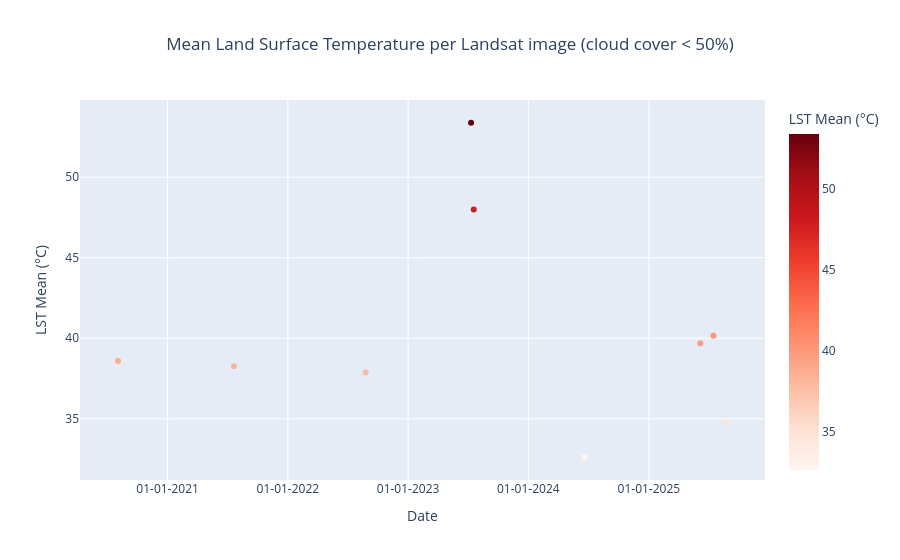

The notebook cell this image was saved under:
### Markdown cell above
### Plot LST mean values over time

### Code cell
df_lst = pd.DataFrame({"Date": lst_dates, "LST_mean": mean_values_lst})
fig = px.scatter(
    df_lst, x="Date", y="LST_mean",
    labels={"Date": "Date", "LST_mean": "LST Mean (°C)"},
    title="Mean Land Surface Temperature per Landsat image (cloud cover < 50%)",
    color="LST_mean",
    color_continuous_scale="Reds",
)
fig.update_layout(title_x=0.5)
fig.update_xaxes(tickformat="%d-%m-%Y")
fig.show()

### Figure 1 — Plotly figure (JSON) as saved in the notebook; plotly's stock layout.template omitted (floating-point values rounded to 4 significant figures)
{"data": [{"hovertemplate": "Date=%{x}<br>LST Mean (°C)=%{marker.color}<extra></extra>", "legendgroup": "", "marker": {"color": [38.59, NaN, NaN, NaN, 38.26, NaN, NaN, NaN, NaN, NaN, NaN, NaN, NaN, NaN, NaN, NaN, NaN, 37.87, NaN, NaN, NaN, NaN, NaN, NaN, NaN, NaN, NaN, 53.38, NaN, 48.0, NaN, NaN, NaN, NaN, NaN, 32.61, NaN, NaN, NaN, NaN, NaN, NaN, NaN, 39.68, NaN, 40.16, NaN, NaN, 34.79, NaN, NaN, NaN], "coloraxis": "coloraxis", "symbol": "circle"}, "mode": "markers", "name": "", "orientation": "v", "showlegend": false, "type": "scatter", "x": ["2020-08-03T06:08:03", "2020-08-03T06:08:27", "2021-06-28T06:01:48", "2021-06-28T06:02:12", "2021-07-21T06:08:04", "2021-07-28T06:14:42", "2021-07-30T06:01:57", "2021-07-30T06:02:21", "2021-08-06T06:08:35", "2021-08-31T06:02:32", "2022-06-07T06:01:51", "2022-06-22T06:08:43", "2022-06-23T06:01:45", "2022-07-15T06:14:53", "2022-07-25T06:02:17", "2022-08-24T06:14:30", "2022-08-24T06:14:54", "2022-08-25T06:08:38", "2022-08-25T06:09:02", "2023-06-01T06:07:58", "2023-06-02T06:01:14", "2023-06-02T06:01:37", "2023-06-16T06:13:44", "2023-06-16T06:14:08", "2023-06-18T06:01:47", "2023-07-10T06:13:51", "2023-07-10T06:14:15", "2023-07-11T06:07:48", "2023-07-11T06:08:11", "2023-07-19T06:07:42", "2023-08-03T06:14:32", "2023-08-05T06:02:10", "2023-08-19T06:14:14", "2023-08-20T06:08:18", "2023-08-21T06:02:17", "2024-06-19T06:07:14", "2024-06-20T06:01:31", "2024-06-27T06:07:47", "2024-07-12T06:13:41", "2024-07-30T06:01:23", "2024-07-30T06:01:47", "2025-06-05T06:13:44", "2025-06-05T06:14:08", "2025-06-06T06:07:31", "2025-06-06T06:07:54", "2025-07-16T06:07:56", "2025-07-16T06:08:19", "2025-08-09T06:08:30", "2025-08-25T06:08:13", "2025-08-25T06:08:37", "2025-08-26T06:01:58", "2025-08-26T06:02:22"], "xaxis": "x", "y": [38.59, NaN, NaN, NaN, 38.26, NaN, NaN, NaN, NaN, NaN, NaN, NaN, NaN, NaN, NaN, NaN, NaN, 37.87, NaN, NaN, NaN, NaN, NaN, NaN, NaN, NaN, NaN, 53.38, NaN, 48.0, NaN, NaN, NaN, NaN, NaN, 32.61, NaN, NaN, NaN, NaN, NaN, NaN, NaN, 39.68, NaN, 40.16, NaN, NaN, 34.79, NaN, NaN, NaN], "yaxis": "y"}], "layout": {"coloraxis": {"colorbar": {"title": {"text": "LST Mean (°C)"}}, "colorscale": [[0, "rgb(255,245,240)"], [0.125, "rgb(254,224,210)"], [0.25, "rgb(252,187,161)"], [0.375, "rgb(252,146,114)"], [0.5, "rgb(251,106,74)"], [0.625, "rgb(239,59,44)"], [0.75, "rgb(203,24,29)"], [0.875, "rgb(165,15,21)"], [1, "rgb(103,0,13)"]]}, "legend": {"tracegroupgap": 0}, "title": {"text": "Mean Land Surface Temperature per Landsat image (cloud cover < 50%)", "x": 0.5}, "xaxis": {"anchor": "y", "domain": [0, 1], "tickformat": "%d-%m-%Y", "title": {"text": "Date"}}, "yaxis": {"anchor": "x", "domain": [0, 1], "title": {"text": "LST Mean (°C)"}}}}
